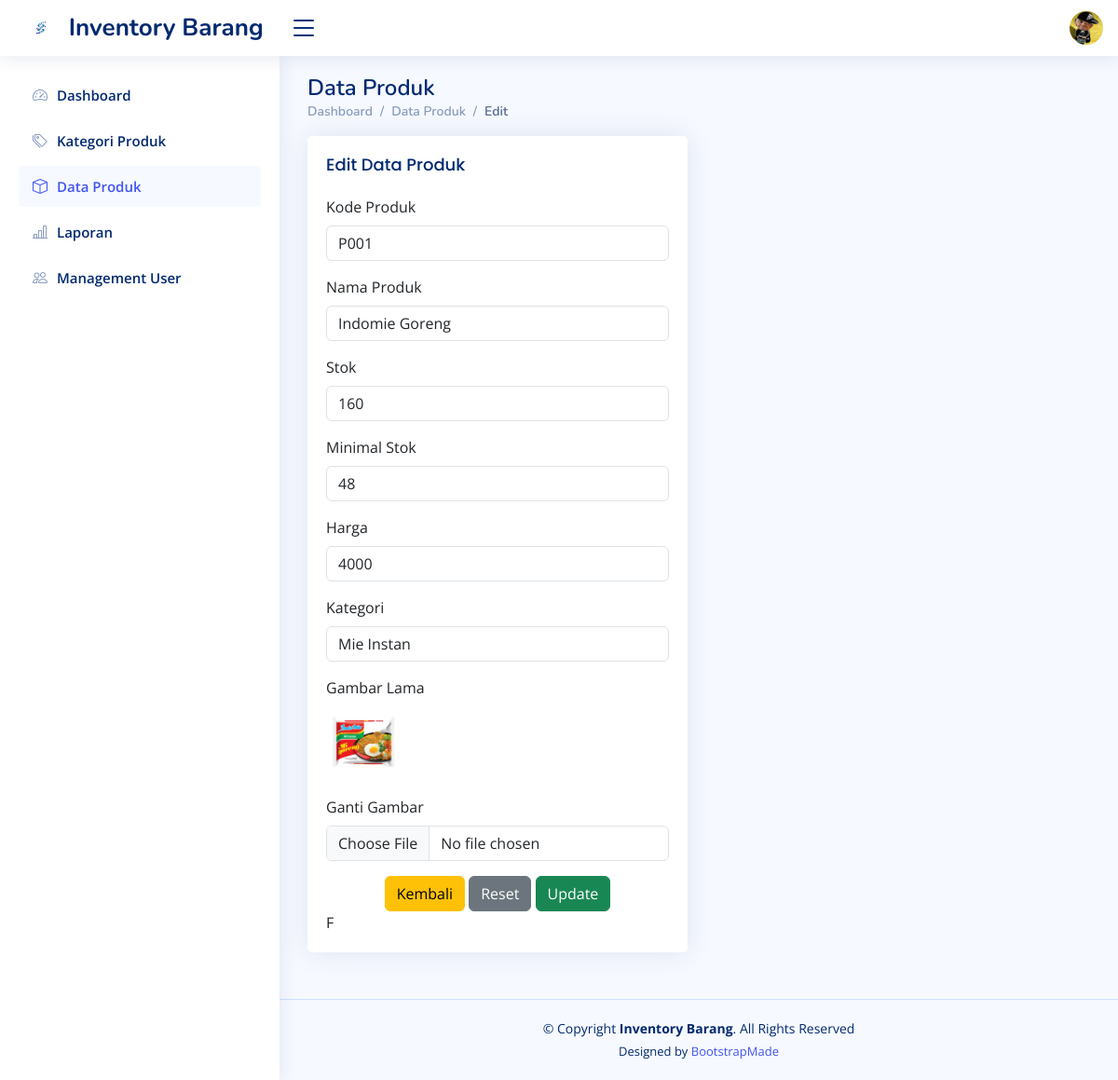
The app's page /e_produk.php?id=1 (signed in) with its own data.
### tables this page shows
CREATE TABLE `products` (
  `id` int NOT NULL,
  `category_id` int DEFAULT NULL,
  `product_code` varchar(50) DEFAULT NULL,
  `product_name` varchar(150) DEFAULT NULL,
  `stock` int DEFAULT '0',
  `min_stock` int DEFAULT '5',
  `price` int DEFAULT NULL,
  `gambar` varchar(255) NOT NULL,
  `created_at` timestamp NOT NULL DEFAULT CURRENT_TIMESTAMP,
  `updated_at` timestamp NULL DEFAULT NULL
);

### e_produk.php (the view, shortened to what this page needs)
<?php
include "koneksi.php";
$id = $_GET['id'];
$query = mysqli_query($conn, "SELECT * FROM products WHERE id='$id'");
$hasil = mysqli_fetch_array($query);
?>
<!DOCTYPE html>
<html lang="en">
<head>
    <link href="assets/vendor/bootstrap/css/bootstrap.min.css" rel="stylesheet">
    <link href="assets/vendor/bootstrap-icons/bootstrap-icons.css" rel="stylesheet">
    <link href="assets/vendor/boxicons/css/boxicons.min.css" rel="stylesheet">
    <link href="assets/vendor/quill/quill.snow.css" rel="stylesheet">
    <link href="assets/vendor/quill/quill.bubble.css" rel="stylesheet">
    <link href="assets/vendor/remixicon/remixicon.css" rel="stylesheet">
    <link href="assets/vendor/simple-datatables/style.css" rel="stylesheet">
    <link href="assets/css/style.css" rel="stylesheet">
</head>
<body>
    <header id="header" class="header fixed-top d-flex align-items-center">
        <div class="d-flex align-items-center justify-content-between">
            <a href="index.php" class="logo d-flex align-items-center">
                <img src="assets/img/logo (2).png" alt="">
                <span class="d-none d-lg-block">Inventory Barang</span>
            </a>
            <i class="bi bi-list toggle-sidebar-btn"></i>
        </div>
        <nav class="header-nav ms-auto">
            <ul class="d-flex align-items-center">
                <li class="nav-item dropdown">
                <li class="nav-item dropdown pe-3">
                    <a
                        class="nav-link nav-profile d-flex align-items-center pe-0"
                        href="#"
                        data-bs-toggle="dropdown">
                        <img
                            src="assets/img/Bahlil adidas.jpg"
                            alt="Profile"
                            class="rounded-circle" /> </a>
                </li>
            </ul>
        </nav>
    </header>
    <aside id="sidebar" class="sidebar">
        <ul class="sidebar-nav" id="sidebar-nav">
            <li class="nav-item">
                <a class="nav-link collapsed" href="index.php">
                    <i class="bi bi-speedometer2"></i>
                    <span>Dashboard</span>
                </a>
            </li>
            <li class="nav-item">
                <a class="nav-link collapsed" href="kategori_produk.php">
                    <i class="bi bi-tags"></i>
                    <span>Kategori Produk</span>
                </a>
            </li>
            <li class="nav-item">
                <a class="nav-link " href="produk.php">
                    <i class="bi bi-box"></i>
                    <span>Data Produk</span>
                </a>
            </li>
            <li class="nav-item">
                <a class="nav-link collapsed" href="laporan.php">
                    <i class="bi bi-bar-chart-line"></i>
                    <span>Laporan</span>
                </a>
            </li>
            <li class="nav-item">
                <a class="nav-link collapsed" href="users.php">
                    <i class="bi bi-people"></i>
                    <span>Management User</span>
                </a>
            </li>
        </ul>
    </aside>
    <main id="main" class="main">
        <div class="pagetitle">
            <h1>Data Produk</h1>
            <nav>
                <ol class="breadcrumb">
                    <li class="breadcrumb-item"><a href="index.php">Dashboard</a></li>
                    <li class="breadcrumb-item">Data Produk</li>
                    <li class="breadcrumb-item active">Edit</li>
                </ol>
            </nav>
        </div>
        <section class="section">
            <div class="row">
                <div class="col-lg-6">
                    <div class="card">
                        <div class="card-body">
                            <h5 class="card-title">Edit Data Produk</h5>
                            <form class="row g-3" method="post" enctype="multipart/form-data">
                                <div class="col-12">
                                    <label for="kd_produk" class="form-label">Kode Produk</label>
                                    <input type="text" class="form-control" id="kd_produk" name="kd_produk" value="<?php echo $hasil['product_code']; ?>" readonly>
                                </div>
                                <div class="col-12">
                                    <label for="nm_produk" class="form-label">Nama Produk</label>
                                    <input type="text" class="form-control" id="nm_produk" name="nm_produk" value="<?php echo $hasil['product_name']; ?>" required>
                                </div>
                                <div class="col-12">
                                    <label for="stok" class="form-label">Stok</label>
                                    <input type="number" class="form-control" id="stok" name="stok" value="<?php echo $hasil['stock']; ?>" required>
                                </div>
                                <div class="col-12">
                                    <label for="min_stok" class="form-label">Minimal Stok</label>
                                    <input type="number" class="form-control" id="min_stok" name="min_stok" value="<?php echo $hasil['min_stock']; ?>" required>
                                </div>
                                <div class="col-12">
                                    <label for="harga" class="form-label">Harga</label>
                                    <input type="number" class="form-control" id="harga" name="harga" value="<?php echo $hasil['price']; ?>" required>
                                </div>
                                <div class="col-12">
                                    <label for="id_kategori" class="form-label">Kategori</label>
                                    <select class="form-control" id="id_kategori" name="id_kategori" required>
                                        <?php
                                        $kategori = mysqli_query($conn, "SELECT * FROM categories");
                                        while ($k = mysqli_fetch_array($kategori)) {
                                            $selected = ($k['id'] == $hasil['category_id']) ? "selected" : "";
                                            echo "<option value='{$k['id']}' $selected>{$k['category_name']}</option>";
                                        }
                                        ?>
                                    </select>
                                </div>
                                <div class="col-12">
                                    <label class="form-label">Gambar Lama</label><br>
                                    <img src="produk_img/<?php echo $hasil['gambar']; ?>" width="80">
                                </div>
                                <div class="col-12">
                                    <label for="gambar" class="form-label">Ganti Gambar</label>
                                    <input type="file" class="form-control" id="gambar" name="gambar" accept="image/*">
                                </div>
                                <div class="text-center">
                                    <button type="button" class="btn btn-warning">
                                        <a href="produk.php" style="color: black; text-decoration:none;">Kembali</a>
                                    </button>
                                    <button type="reset" class="btn btn-secondary">Reset</button>
                                    <button type="submit" class="btn btn-success" name="update">Update</button>
                                </div>
                            </form>F
                        </div>
                    </div>
                </div>
            </div>
        </section>
    </main>
    <footer id="footer" class="footer">
        <div class="copyright">
            &copy; Copyright <strong><span>Inventory Barang</span></strong>. All Rights Reserved
        </div>
        <div class="credits">
            Designed by <a href="https://bootstrapmade.com/">BootstrapMade</a>
        </div>
    </footer>
</body>
</html>

### assets/css/style.css (style rules this page uses)
:root { scroll-behavior: smooth; }
body { font-family: "Open Sans", sans-serif; background: #f6f9ff; color: #444444; }
a { color: #4154f1; text-decoration: none; }
h1, h2, h3, h4, h5, h6 { font-family: "Nunito", sans-serif; }
#main { margin-top: 60px; padding: 20px 30px; transition: all 0.3s; }
.pagetitle { margin-bottom: 10px; }
.pagetitle h1 { font-size: 24px; margin-bottom: 0; font-weight: 600; color: #012970; }
.card { margin-bottom: 30px; border: none; border-radius: 5px; box-shadow: 0px 0 30px rgba(1, 41, 112, 0.1); }
.card-title { padding: 20px 0 15px 0; font-size: 18px; font-weight: 500; color: #012970; font-family: "Poppins", sans-serif; }
.card-body { padding: 0 20px 20px 20px; }
.breadcrumb { font-size: 14px; font-family: "Nunito", sans-serif; color: #899bbd; font-weight: 600; }
.breadcrumb a { color: #899bbd; transition: 0.3s; }
.breadcrumb .breadcrumb-item::before { color: #899bbd; }
.breadcrumb .active { color: #51678f; font-weight: 600; }
.logo { line-height: 1; }
@media (min-width: 1200px) { .logo { width: 280px; } }
.logo img { max-height: 26px; margin-right: 6px; }
.logo span { font-size: 26px; font-weight: 700; color: #012970; font-family: "Nunito", sans-serif; }
.header { transition: all 0.5s; z-index: 997; height: 60px; box-shadow: 0px 2px 20px rgba(1, 41, 112, 0.1); background-color: #fff; padding-left: 20px; }
.header .toggle-sidebar-btn { font-size: 32px; padding-left: 10px; cursor: pointer; color: #012970; }
.header-nav ul { list-style: none; }
.header-nav>ul { margin: 0; padding: 0; }
.header-nav .nav-profile { color: #012970; }
.header-nav .nav-profile img { max-height: 36px; }
.sidebar { position: fixed; top: 60px; left: 0; bottom: 0; width: 300px; z-index: 996; transition: all 0.3s; padding: 20px; overflow-y: auto; scrollbar-width: thin; scrollbar-color: #aab7cf transparent; box-shadow: 0px 0px 20px rgba(1, 41, 112, 0.1); background-color: #fff; }
@media (min-width: 1200px) { #main, #footer { margin-left: 300px; } }
.sidebar-nav { padding: 0; margin: 0; list-style: none; }
.sidebar-nav li { padding: 0; margin: 0; list-style: none; }
.sidebar-nav .nav-item { margin-bottom: 5px; }
.sidebar-nav .nav-link { display: flex; align-items: center; font-size: 15px; font-weight: 600; color: #4154f1; transition: 0.3; background: #f6f9ff; padding: 10px 15px; border-radius: 4px; }
.sidebar-nav .nav-link i { font-size: 16px; margin-right: 10px; color: #4154f1; }
.sidebar-nav .nav-link.collapsed { color: #012970; background: #fff; }
.sidebar-nav .nav-link.collapsed i { color: #899bbd; }
.footer { padding: 20px 0; font-size: 14px; transition: all 0.3s; border-top: 1px solid #cddfff; }
.footer .copyright { text-align: center; color: #012970; }
.footer .credits { padding-top: 5px; text-align: center; font-size: 13px; color: #012970; }

### records on screen
products: kd_produk "P001", nm_produk "Indomie Goreng", stok "160", min_stok "48", harga "4000", gambar (picture)

### other values on screen
form field id_kategori "Mie Instan"
